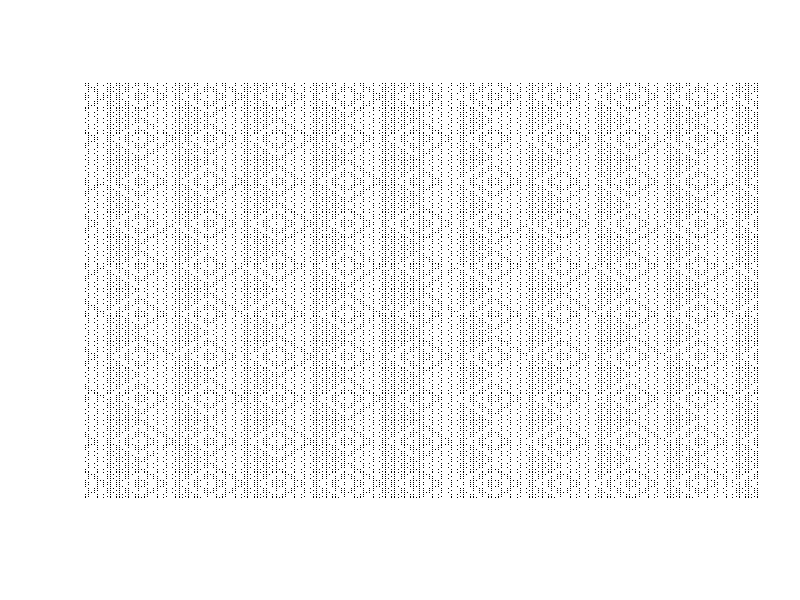
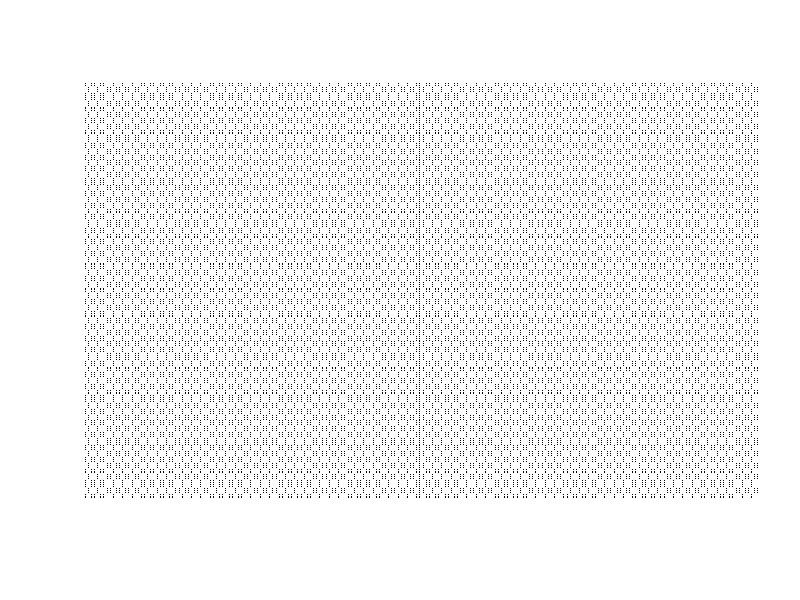
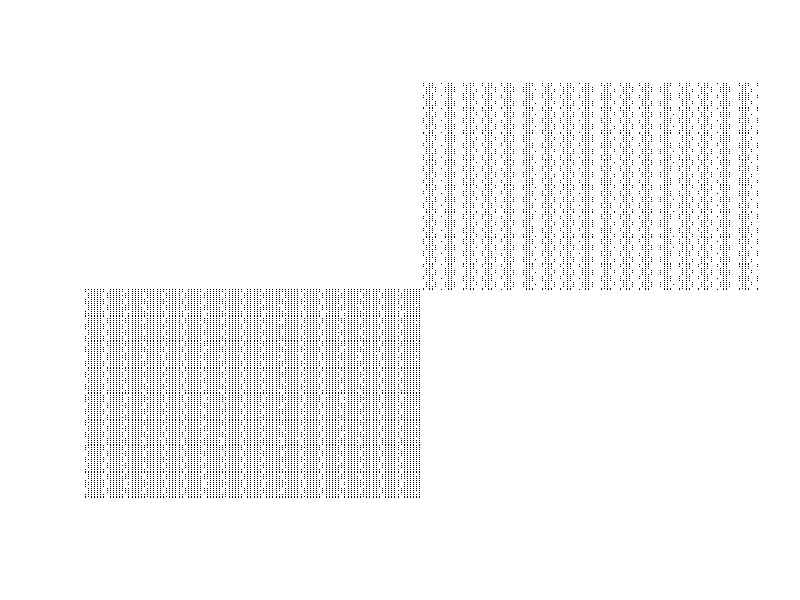
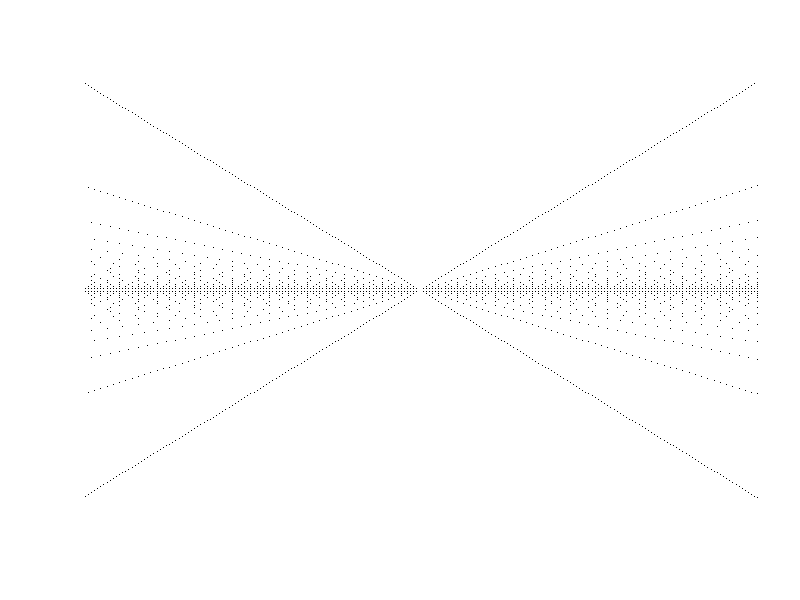
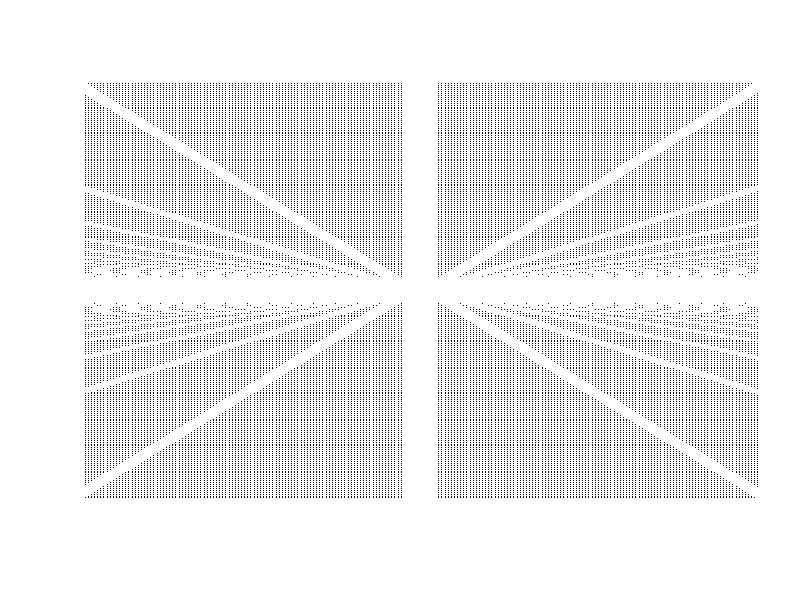
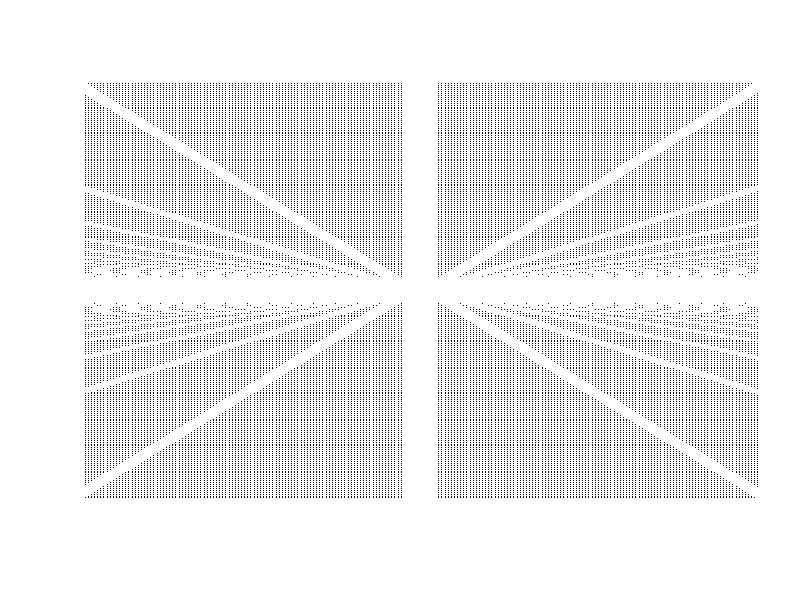

Generate these figures, in order, with R: (Note: this script raises an error after producing the figures.)

emptyCanvas <- function(pltLimit = 5 ){
  plot(0, 0,
       xlim=c(-pltLimit,pltLimit),
       ylim=c(-pltLimit,pltLimit),
       col = "transparent", xlab = "", ylab = "", axes=F)
}


#### Repeating patterns

emptyCanvas(100)
for (i in seq(-256,256,1)){
  for (j in seq(-256,256,1)){
    if (sin(i)/cos(j) <= tan(i)){
      print('True')
      points(i,j,pch='.')
    }
  }}


### Dot matrix pattern
dev.off()
emptyCanvas(100)
for (i in seq(-256,256,1)){
  for (j in seq(-256,256,1)){
    if (tan(i)/cos(j) <= sin(i)){
      #print('True')
      points(i,j,pch='.')
    }
  }}



dev.off()
emptyCanvas(100)
for (i in seq(0,256,1)){
  for (j in seq(0,256,1)){
    if (tan(i)*cos(j) >= cos(i)){
      #print('True')
      points(i,j,pch='.')
    }
  }}

for (i in seq(-256,0,1)){
  for (j in seq(-256,0,1)){
    if (tan(i)/cos(j) <= sin(i)){
      #print('True')
      points(i,j,pch='.')
    }
  }}


for (i in seq(-256,0,1)){
  for (j in seq(-256,0,1)){
    if (tan(i)*cos(j) >= cos(i)){
      #print('True')
      points(i,j,pch='.')
    }
  }}


#### Perspective
emptyCanvas(100)
for (i in seq(-256,256,1)){
  for (j in seq(-256,256,1)){
    if (i!=0 & j!=0){
      if (abs(i)%%abs(j) == 0){
        #print('True')
        points(i,j,pch='.')
      }
    }
  }}


## Symmetric 
emptyCanvas(100)
for (i in seq(0,256,1)){
  for (j in seq(0,256,1)){
    if (i!=0 & j!=0){
      if (abs(i)%%abs(j) > 5 ){  #| (abs(i)%%abs(j) == 2)) {
        #print('True')
        points(i,j,pch='.')
        points(-i,-j,pch='.')
        points(-i,j,pch='.')
        points(i,-j,pch='.')
      }
    }
  }}



## Symmetric 
emptyCanvas(100)
for (i in seq(0,256,1)){
  for (j in seq(0,256,1)){
    if (i!=0 & j!=0){
      if (abs(i)%%abs(j) > 5 ){  #| (abs(i)%%abs(j) == 2)) {
        #print('True')
        points(i,j,pch='.')
        points(-i,-j,pch='.')
        points(-i,j,pch='.')
        points(i,-j,pch='.')
      }
    }
  }}



## Symmetric 
emptyCanvas(100)
for (i in seq(-256,256,1)){
  for (j in seq(-256,256,1)){
    if (i!=0 & j!=0){
      if (cos(abs(i))/sin(abs(j)) >  tan(abs(i)) ){  #| (abs(i)%%abs(j) == 2)) {
        #print('True')
        points(i,j,pch='O')
      }
    }
  }}

## Mixed pattern
emptyCanvas(100)
for (i in seq(-256,0,1)){
  for (j in seq(-256,0,1)){
    if (tan(i)/cos(j) <= sin(i)){
      #print('True')
      points(i,j,pch='.')
      points(-i,-j,pch='.')
    } 
    if (sin(i)/tan(j) <= cos(i)){
      points(-i,j,pch='.')
      points(i,-j,pch='.')
    }
  }}

#### 4 conditions
emptyCanvas(100)
for (i in seq(-256,0,1)){
  for (j in seq(-256,0,1)){
    if (tan(i)/cos(j) <= sin(i)){
      #print('True')
      points(i,j,pch='.')
    } 
    if (cos(i)/tan(j) <= sin(i)){
      points(-i,j,pch='.')
    }
    if (sin(i)/cos(j) <= tan(i)){
      points(i,-j,pch='.')
    } 
    if (sin(i)/tan(j) <= cos(i)){
      points(-i,-j,pch='.')
    }
    
  }}

##### Diamond pattern
emptyCanvas(100)
for (i in seq(-256,0,1)){
  for (j in seq(-256,0,1)){
  if (sin(i)/cos(j) <= tan(i)){
    points(i,-j,pch='.')
    points(-i,-j,pch='.')
    points(i,j,pch='.')
    points(-i,j,pch='.')
  } 
  }}




##### Bar code
emptyCanvas(100)
for (i in seq(-256,0,1)){
  for (j in seq(-256,0,1)){
    if (sin(i)*cos(j) <= tan(i)){
      points(i,j,pch='.')
      points(j,i,pch='.') ##Invert to make it a criss-cross pattern
      #points(-i,-j,pch='.')
      #points(j,i,pch='.') 
      #points(-j,-i,pch='.')
    } 
  }}




##### 20210412
### Triangle - asymmetric dot matrix
emptyCanvas(100)
for (i in seq(-256,0,1)){
  for (j in seq(-256,0,1)){
    if (sin(i)*cos(j) <= tan(i)){
      points(i,j+i,pch='.')
      points(abs(j-i),i+j,pch='.') ##Invert to make it a criss-cross pattern
      #points(-i,-j,pch='.')
      #points(j,i,pch='.') 
      #points(-j,-i,pch='.')
    } 
  }}



##### 20210413
### Mirrored triangles
emptyCanvas(100)
for (i in seq(-256,0,1)){
  for (j in seq(-256,0,1)){
    if (sin(i)*cos(j) <= tan(i)){
      #points(i,j+i,pch='.')
      points(abs(j-i),i+j,pch='.') ##Invert to make it a criss-cross pattern
      points(-abs(j-i),-(i+j),pch='.') ##Invert to make it a criss-cross pattern
      
      points(i,j+i,pch='.')
      points(abs(i),abs(j+i),pch='.')
      
      
      #points(-i,-j,pch='.')
      #points(j,i,pch='.') 
      #points(-j,-i,pch='.')
    } 
  }}



##### 20210414
### GGplot lattice
out <- cbind(0,0)
emptyCanvas(100)
for (i in seq(0,256,1)){
  for (j in seq(0,256,1)){
    if (sin(i)*cos(j) <= tan(i)){
    
      out <- rbind(out,cbind(abs(j-i),i+j))
      #points(i,j+i,pch='.')
      points(abs(j-i),i+j,pch=5) ##Invert to make it a criss-cross pattern
      #points(-abs(j-i),-(i+j),pch='.') ##Invert to make it a criss-cross pattern
      
      # points(i,j+i,pch='.')
      # points(abs(i),abs(j+i),pch='.')
      
      
      #points(-i,-j,pch='.')
      #points(j,i,pch='.') 
      #points(-j,-i,pch='.')
    } 
  }}

outDF <- data.frame(out)
head(outDF)

library(ggplot2)

ggplot(outDF,aes(x=X1,y=X2)) +
  geom_point(color='white',size=0.05) +
  #theme_void()
  theme(
    axis.ticks =   element_blank(),
    axis.text =    element_blank(),
    axis.title =   element_blank(),
    panel.grid.major = element_blank(),
    panel.grid.minor = element_blank(),
    plot.background=element_rect(fill = "black"),
    panel.background = element_rect(fill = 'black'))
NULL


##### 20210415
### Mirrored different condition
emptyCanvas(100)
for (i in seq(-256,0,1)){
  for (j in seq(-256,0,1)){
    if (sin(i)*cos(j) <= tan(i)){
      #points(i,j+i,pch='.')
      points(abs(j-i),i+j,pch='.') ##Invert to make it a criss-cross pattern
    }
    if (sin(i)*tan(j) <=  cos(i)){
        points(-(j-i),-(abs(i+j)),pch='.') ##Invert to make it a criss-cross pattern

    } 
  }}


##### 20210416
### four way comp
emptyCanvas(100)
for (i in seq(-256,0,1)){
  for (j in seq(-256,0,1)){
    if (sin(i)*cos(j) <= tan(i)){
      #points(i,j+i,pch='.')
      points(abs(j-i),i+j,pch='.') ##Invert to make it a criss-cross pattern
    }
    if (sin(i)*tan(j) <=  cos(i)){
      points(-(j-i),-(abs(i+j)),pch='.') ##Invert to make it a criss-cross pattern
      
    } 
    if (cos(i)/tan(j) <=  sin(i)){
      points( -abs(j-i),abs(i+j),pch='.') ##Invert to make it a criss-cross pattern
      
    } 
    
    if (cos(i)/sin(j) <=  tan(i)){
      points( abs(j-i),abs(i+j),pch='.') ##Invert to make it a criss-cross pattern
      
    } 
  }}

